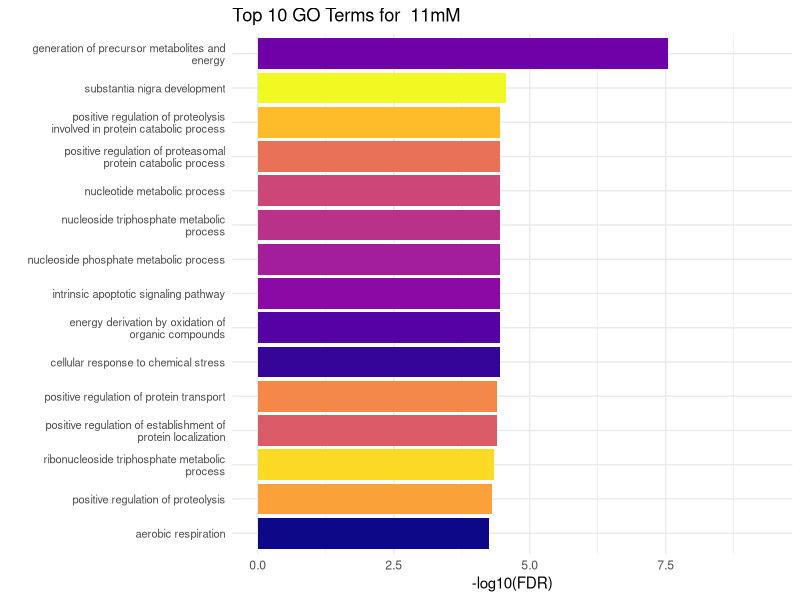
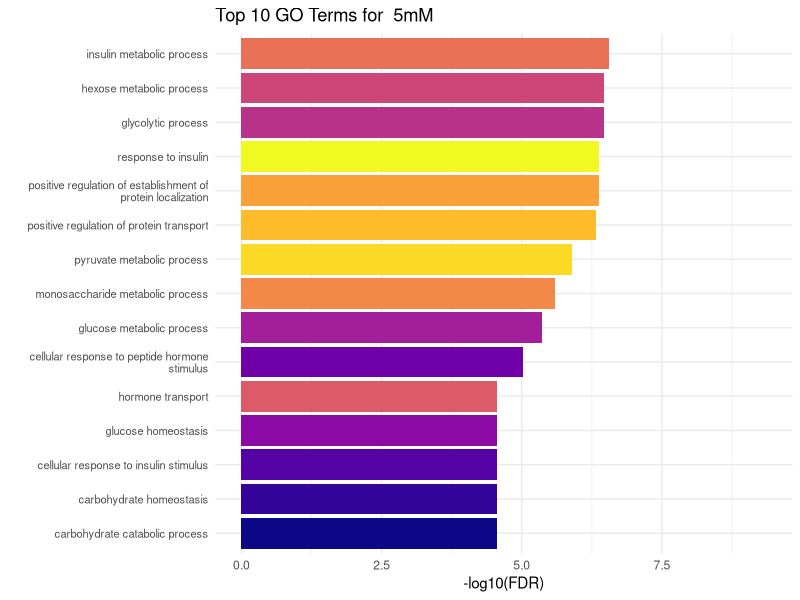
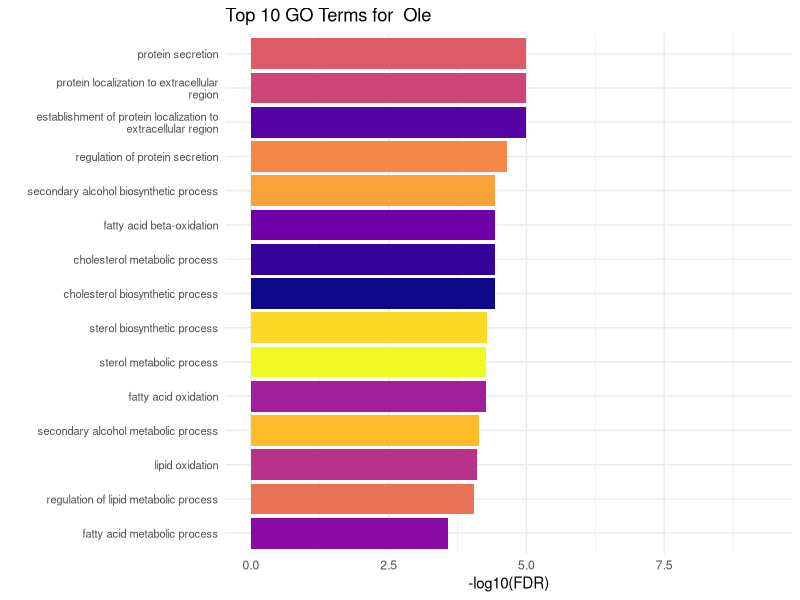
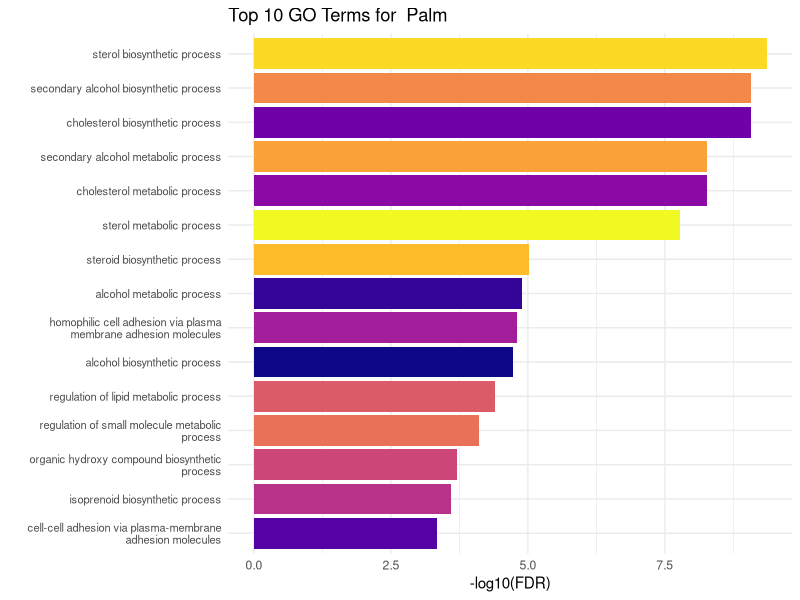

The R source for these figures, in order:
## ---- chunk 1
knitr::opts_chunk$set(
  echo = TRUE,
  message = FALSE,
  warning = FALSE
)
## ---- chunk 2
library(dplyr)
library(ggplot2)
library(stringi)
library(readr)
library(viridis)
library(stringr)  # For text wrapping
## ---- chunk 3
go_results <- read.csv("../GO_Results/go_combined_results_with_regulation.csv")

# Select the top 10 GO terms for each source based on FDR
top_genes <- go_results %>%
  group_by(Source) %>%
  arrange(FDR) %>%
  dplyr::slice_head(n = 15)

# Find the maximum -log10(FDR) value for consistent y-axis limits
max_y_value <- max(-log10(top_genes$FDR), na.rm = TRUE)

# Get unique sources
unique_sources <- unique(top_genes$Source)
top_genes$Source <- factor(top_genes$Source, levels = unique_sources)

# Create a cleaned version of source names for plotting
clean_sources <- gsub("_", " ", unique_sources)  # Replace underscores with spaces
clean_sources <- gsub("\\.tsv$", "", clean_sources)  # Remove the ".tsv" extension
clean_sources <- gsub("\\vs Control$", "", clean_sources)  # Remove the ".tsv" extension
clean_sources <- gsub("\\DEG results ALL Cell", "", clean_sources)  # Remove the ".tsv" extension

# Plotting loop for each source
for (i in seq_along(unique_sources)) {
  source <- unique_sources[i]        # Original source name for filtering
  clean_source <- clean_sources[i]   # Cleaned source name for titles
  
  # Filter data using the original source name
  source_data <- top_genes %>% filter(Source == source)
  
  # Wrap the descriptions and capitalize the first letter of each word
  source_data$Description <- str_wrap(source_data$Description, width = 40)
  
  # Create the plot
  p <- ggplot(source_data, aes(x = reorder(Description, -FDR),  # Flip the order by using -FDR
                               y = -log10(FDR), 
                               fill = Description)) +
    geom_bar(stat = "identity") +
    coord_flip() +
    labs(title = paste("Top 10 GO Terms for", clean_source),
         x = "",
         y = "-log10(FDR)") +
    theme_minimal() +
    theme(axis.text.y = element_text(size = 8)) +
    scale_fill_viridis_d(option = "C") +
    guides(fill = "none") +
    ylim(0, max_y_value)  # Set consistent y-axis limit
  
  print(p)
}
